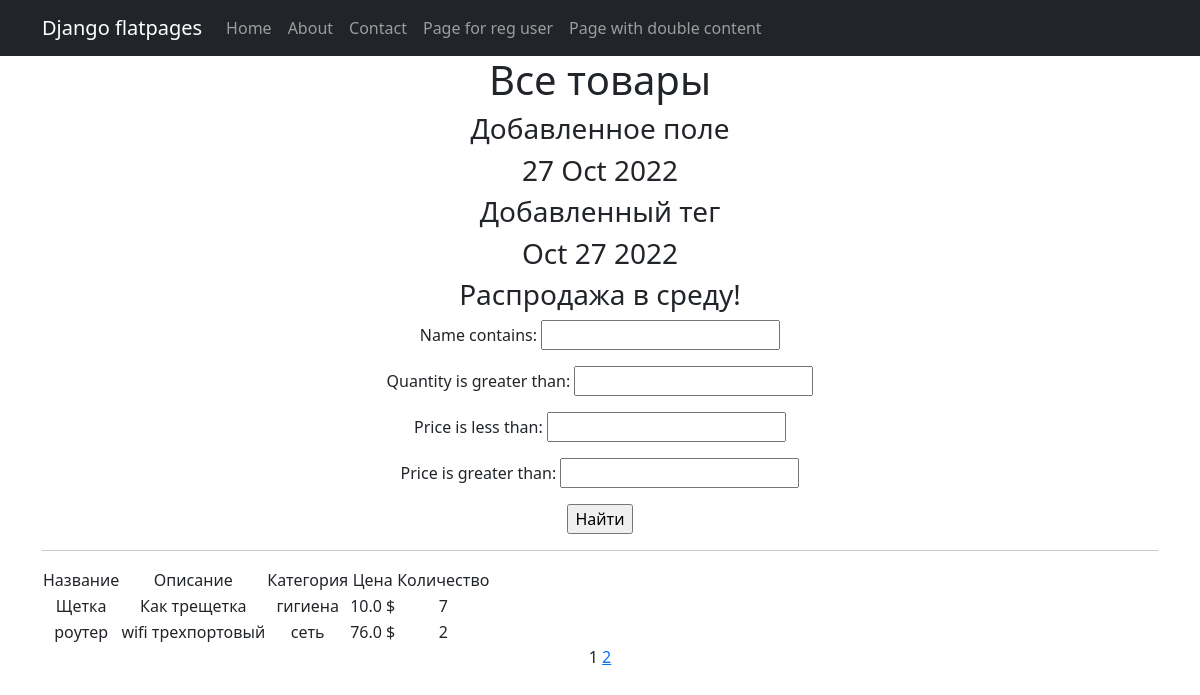
The app's page /products/, older data.
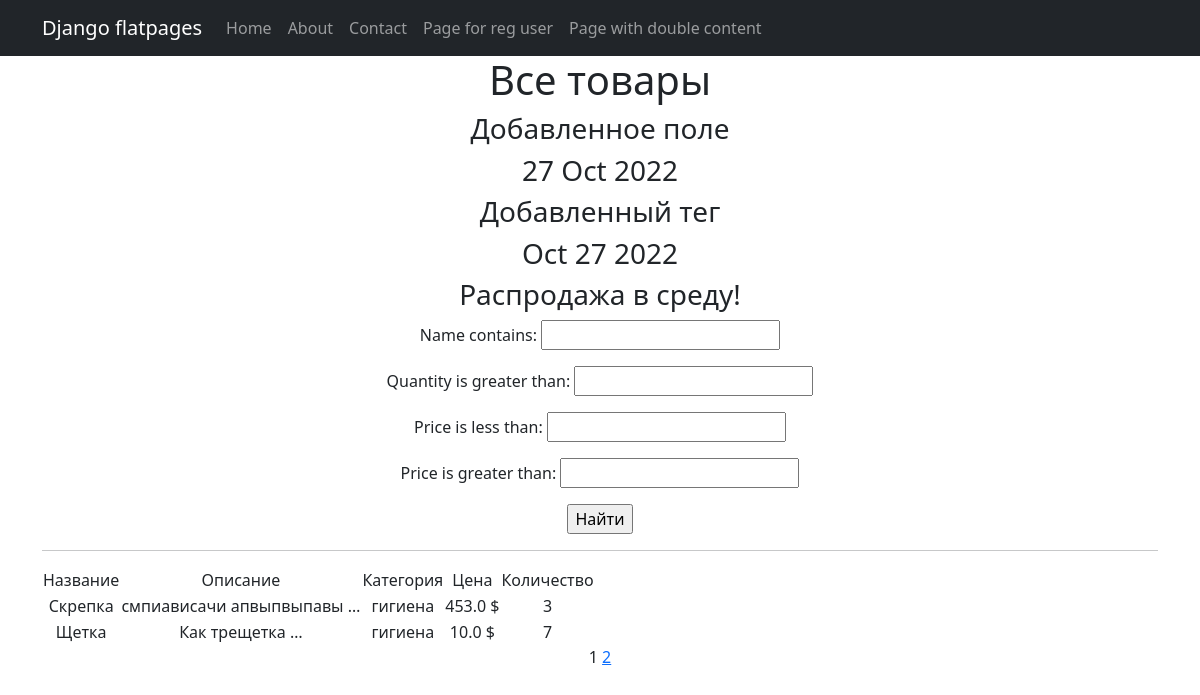
The same page, newer data.
### simpleapp/models.py (models this page shows, shortened)
class Product(models.Model):
    name = models.CharField(
        max_length=50,
        unique=True, # названия товаров не должны повторяться
    )
    description = models.TextField()
    quantity = models.IntegerField(
        validators=[MinValueValidator(0)],
    )
    category = models.ForeignKey(
        to='Category',
        on_delete=models.CASCADE,
        related_name='products', # все продукты в категории будут доступны через поле products
    )
    price = models.FloatField(
        validators=[MinValueValidator(0.0)],
    )

class Category(models.Model):
    name = models.CharField(max_length=100, unique=True)

### simpleapp/views.py (the view)
# urls.py: path('', ProductsList.as_view(), name='product_list'),
class ProductsList(ListView):
    model = Product
    ordering = 'name'
    template_name = 'products.html'
    context_object_name = 'products'
    paginate_by = 2
    def get_queryset(self):
        queryset = super().get_queryset()
        self.filterset = ProductFilter(self.request.GET, queryset)
        return self.filterset.qs
    def get_context_data(self, **kwargs):
        context = super().get_context_data(**kwargs)
        context['time_now'] = datetime.utcnow()
        context['next_sale'] = "Распродажа в среду!"
        context['filterset'] = self.filterset
        return context

### simpleapp/templatetags/custom_filters.py (called while the page is built)
@register.filter()
def currency(value, code='rub'):
    postfix = CURRENCIES_SYMBOLS[code]
    return f'{value} {postfix}'

### simpleapp/templatetags/custom_tags.py (called while the page is built)
@register.simple_tag()
def current_time(format_string='%b %d %Y'):
   return datetime.utcnow().strftime(format_string)

### templates/products.html (shortened to what this page needs)
{% extends 'flatpages/default.html' %}
{% load custom_filters %}
{% load custom_tags %}
{% block content %}
<h1>Все товары</h1>
   <h3>Добавленное поле</h3>
   <h3>{{ time_now|date:'d M Y' }}</h3>
   <h3>Добавленный тег</h3>
   <h3>{% current_time '%b %d %Y' %}</h3>
   <h3> {{ next_sale|default_if_none:"Чуть позже сообщим о распродаже!" }} </h3>
   <form action="" method="get">
       {{ filterset.form.as_p }}
       <input type="submit" value="Найти" />
   </form>
   <hr>
{% if products %}
<table>
    <tr>
        <td>Название</td>
        <td>Описание</td>
        <td>Категория</td>
        <td>Цена</td>
        <td>Количество</td>
    </tr>
    {% for product in products %}
    <tr>
        <td>{{ product.name }}</td>
        <td>{{ product.description|truncatewords:2 }}</td>
        <td>{{ product.category.name }}</td>
        <td>{{ product.price|currency:"usd" }}</td>
        <td>{{ product.quantity }}</td>
        <td>
        </td>
    </tr>
    {% endfor %}
</table>
{% else %}
    <h2>Товаров нет!</h2>
{% endif %}
{{ page_obj.number }}
{% if page_obj.has_next %}
    <a href="?page={{ page_obj.next_page_number }}">{{ page_obj.next_page_number }}</a>
{% endif %}
{% endblock content %}

### templates/flatpages/default.html (shortened to what this page needs)
<!DOCTYPE html>
<html lang="en">
    <head>
        {% load static %}
        <link href="{% static 'css/styles.css' %}" rel="stylesheet" />
    </head>
    <body>
        <nav class="navbar navbar-expand-lg navbar-dark bg-dark static-top">
            <div class="container">
                <a class="navbar-brand" href="#">Django flatpages</a>
                <div class="collapse navbar-collapse" id="navbarResponsive">
                    <ul class="navbar-nav ml-auto">
                        <li class="nav-item active">
                            <a class="nav-link" href="/">Home
                            </a>
                        </li>
                        <li class="nav-item">
                            <a class="nav-link" href="/about/">About</a>
                        </li>
                        <li class="nav-item">
                            <a class="nav-link" href="/contacts/">Contact</a>
                        </li>
                        <li class="nav-item">
                            <a class="nav-link" href="/reg_user/">Page for reg user</a>
                        </li>
                        <li class="nav-item">
                            <a class="nav-link" href="/ttc/">Page with double content</a>
                        </li>
                    </ul>
                </div>
            </div>
         </nav>
        <div class="container">
            <div class="row">
                <div class="col-lg-12 text-center">
                    {% block content %}{% endblock content %}
                </div>
            </div>
         </div>
    </body>
</html>

Row changes from the older to the newer data that the page shows:
no longer on this page (row unchanged): Product: name "роутер", description "wifi трехпортовый", category.name "сеть", price "76.0 $", quantity "2"
added Product: name "Скрепка", description "смпиависачи апвыпвыпавы …", category.name "гигиена", price "453.0 $", quantity "3"
changed Product "Щетка": description "Как трещетка" → "Как трещетка …"
